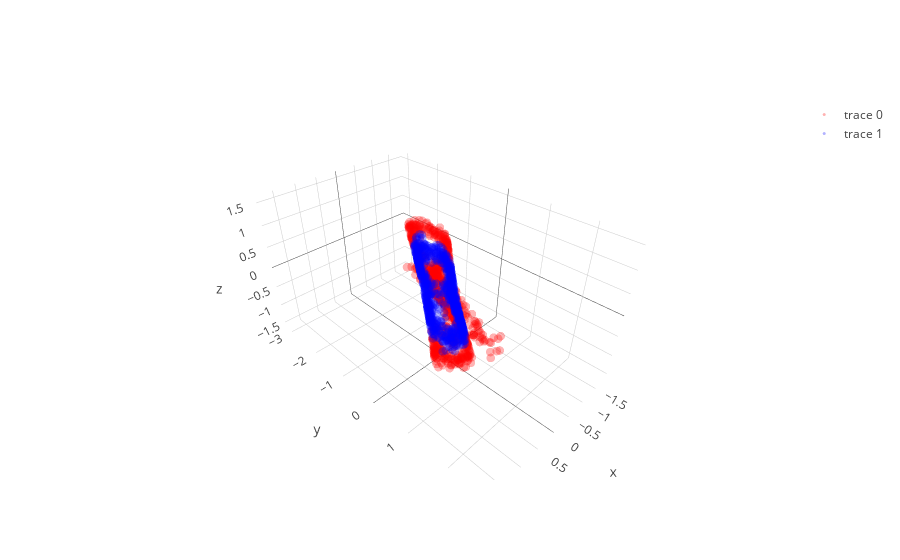

Here is the notebook cell this chart was saved with:
### Code cell
learning_rate = 0.00008; beta1=0.999; beta2=0.999; adam_e = 1e-8 

l1 = PCA_layer(2,4)
l1b= batch_norm()
l2 = PCA_layer(4,3)
l2b= batch_norm()
l3 = PCA_layer(3,2)

mini_batch_size    = 20
training_iteration = 100

copyX = np.copy(X)
for iter in range(training_iteration):

    copyX = shuffle(copyX)
    for current_batch_index in range(0,len(X),mini_batch_size):
        current_batch = copyX[current_batch_index:current_batch_index+mini_batch_size]
        layer1,layer1_var = l1.feed_non(current_batch,0)
        layer1bn = l1b.feed(layer1)
        layer2,layer2_var = l2.feed_non(layer1bn,0)
        layer2bn = l2b.feed(layer2)
        layer3,layer3_var = l3.feed_linear(layer2bn)

        sys.stdout.write("Iter: " + str(iter) + " " + str(layer1_var.mean() + layer2_var.mean() + layer3_var.mean()) + '\r')
        sys.stdout.flush()
        
        grad3 = l3.back_linear()
        grad2bn = l2b.back(grad3)
        grad2 = l2.back_non(grad2bn,cancel=0,sign_value=-1)
        grad1bn = l1b.back(grad2)
        grad1 = l1.back_non(grad1bn,cancel=0,sign_value=1)
   
layer1,layer1_var = l1.feed_non(X,0)
layer1bn = l1b.feed(layer1)
layer2,layer2_var = l2.feed_non(layer1bn,0)
layer2bn = l2b.feed(layer2)
layer3,layer3_var = l3.feed_linear(layer2bn)

trace1 = go.Scatter3d(
    x=layer2bn[y==0,0],
    y=layer2bn[y==0,1],
    z=layer2bn[y==0,2],
    mode='markers',
    line=dict(color='red',width=0.5),
    marker=dict(size=3,opacity=0.3)
)
trace2 = go.Scatter3d(
    x=layer2bn[y==1,0],
    y=layer2bn[y==1,1],
    z=layer2bn[y==1,2],
    mode='markers',
    line=dict(color='blue',width=0.5),
    marker=dict(size=3,opacity=0.3)
)
data = [trace1,trace2]
fig  = go.Figure(data=data)
iplot(fig)

plt.figure(figsize=(8,6))
plt.scatter(layer3[y==0, 0], layer3[y==0, 1], color='red', alpha=0.5)
plt.scatter(layer3[y==1, 0], layer3[y==1, 1], color='blue', alpha=0.5)
plt.show()

### Figure 1 — Plotly figure (JSON) as saved in the notebook; plotly's stock layout.template omitted (floating-point values rounded to 4 significant figures; data arrays with more than 128 entries replaced by an {"elided": "..."} marker saying what was removed)
{"data": [{"line": {"color": "red", "width": 0.5}, "marker": {"opacity": 0.3, "size": 3}, "mode": "markers", "type": "scatter3d", "uid": "fa004d72-d805-420e-b2f6-bf00f4890df7", "x": {"elided": "750 float values"}, "y": {"elided": "750 float values"}, "z": {"elided": "750 float values"}}, {"line": {"color": "blue", "width": 0.5}, "marker": {"opacity": 0.3, "size": 3}, "mode": "markers", "type": "scatter3d", "uid": "e7cb1754-3f43-4953-b4f4-6120e5500f1e", "x": {"elided": "750 float values"}, "y": {"elided": "750 float values"}, "z": {"elided": "750 float values"}}], "layout": {}}
